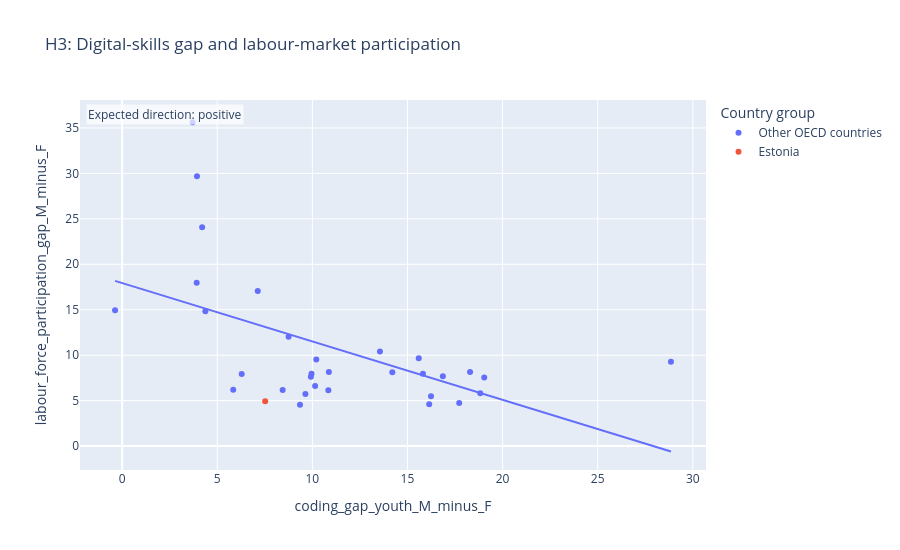

Notebook code for this chart:
### Markdown cell above
### H3 — Digital-skills gap and labour-market participation

### Code cell
h3 = hypothesis_plan[hypothesis_plan["hypothesis_id"] == "H3"].iloc[0]

plot_hypothesis_scatter(df_main, h3)
show_hypothesis_result(hypothesis_test_results_rounded, "H3")

### Figure 1 — Plotly figure (JSON) as saved in the notebook; plotly's stock layout.template omitted (floating-point values rounded to 4 significant figures)
{"data": [{"hovertemplate": "<b>%{hovertext}</b><br><br>Country group=Other OECD countries<br>coding_gap_youth_M_minus_F=%{x}<br>labour_force_participation_gap_M_minus_F=%{y}<extra></extra>", "hovertext": ["AUT", "BEL", "CAN", "CHE", "CHL", "COL", "CZE", "DEU", "DNK", "ESP", "FIN", "FRA", "GBR", "GRC", "HUN", "IRL", "ISL", "ITA", "KOR", "LTU", "LUX", "LVA", "MEX", "NLD", "NOR", "POL", "PRT", "SVK", "SVN", "SWE", "TUR"], "legendgroup": "Other OECD countries", "marker": {"color": "#636efa", "symbol": "circle"}, "mode": "markers", "name": "Other OECD countries", "orientation": "v", "showlegend": true, "type": "scatter", "x": [10.87, 9.955, 16.86, 9.924, 3.919, 4.207, 15.59, 6.287, 14.2, 18.29, 16.14, 5.841, 19.03, -0.3714, 13.55, 28.85, 16.24, 7.13, 4.376, 9.352, 8.439, 9.635, 3.935, 15.81, 10.84, 8.75, 18.83, 10.21, 10.15, 17.72, 3.707], "xaxis": "x", "y": [8.144, 7.97, 7.674, 7.639, 17.98, 24.08, 9.655, 7.929, 8.131, 8.156, 4.591, 6.198, 7.543, 14.94, 10.41, 9.274, 5.471, 17.06, 14.85, 4.539, 6.17, 5.73, 29.69, 7.967, 6.151, 12.04, 5.822, 9.535, 6.6, 4.742, 35.63], "yaxis": "y"}, {"hovertemplate": "<b>OLS trendline</b><br>labour_force_participation_gap_M_minus_F = -0.642342 * coding_gap_youth_M_minus_F + 17.9359<br>R<sup>2</sup>=0.289922<br><br>Country group=Other OECD countries<br>coding_gap_youth_M_minus_F=%{x}<br>labour_force_participation_gap_M_minus_F=%{y} <b>(trend)</b><extra></extra>", "legendgroup": "Other OECD countries", "marker": {"color": "#636efa", "symbol": "circle"}, "mode": "lines", "name": "Other OECD countries", "showlegend": false, "type": "scatter", "x": [-0.3714, 3.707, 3.919, 3.935, 4.207, 4.376, 5.841, 6.287, 7.13, 8.439, 8.75, 9.352, 9.635, 9.924, 9.955, 10.15, 10.21, 10.84, 10.87, 13.55, 14.2, 15.59, 15.81, 16.14, 16.24, 16.86, 17.72, 18.29, 18.83, 19.03, 28.85], "xaxis": "x", "y": [18.17, 15.55, 15.42, 15.41, 15.23, 15.13, 14.18, 13.9, 13.36, 12.52, 12.32, 11.93, 11.75, 11.56, 11.54, 11.42, 11.38, 10.97, 10.95, 9.231, 8.812, 7.92, 7.779, 7.567, 7.506, 7.106, 6.554, 6.187, 5.843, 5.709, -0.5954], "yaxis": "y"}, {"hovertemplate": "<b>%{hovertext}</b><br><br>Country group=Estonia<br>coding_gap_youth_M_minus_F=%{x}<br>labour_force_participation_gap_M_minus_F=%{y}<extra></extra>", "hovertext": ["EST"], "legendgroup": "Estonia", "marker": {"color": "#EF553B", "symbol": "circle"}, "mode": "markers", "name": "Estonia", "orientation": "v", "showlegend": true, "type": "scatter", "x": [7.521], "xaxis": "x", "y": [4.924], "yaxis": "y"}, {"hovertemplate": "Country group=Estonia<extra></extra>", "legendgroup": "Estonia", "marker": {"color": "#EF553B", "symbol": "circle"}, "mode": "lines", "name": "Estonia", "showlegend": false, "type": "scatter", "xaxis": "x", "yaxis": "y"}], "layout": {"annotations": [{"align": "left", "bgcolor": "rgba(255,255,255,0.7)", "showarrow": false, "text": "Expected direction: positive", "x": 0.01, "xref": "paper", "y": 0.99, "yref": "paper"}], "height": 550, "legend": {"title": {"text": "Country group"}, "tracegroupgap": 0}, "title": {"text": "H3: Digital-skills gap and labour-market participation"}, "xaxis": {"anchor": "y", "domain": [0.0, 1.0], "title": {"text": "coding_gap_youth_M_minus_F"}}, "yaxis": {"anchor": "x", "domain": [0.0, 1.0], "title": {"text": "labour_force_participation_gap_M_minus_F"}}}}
